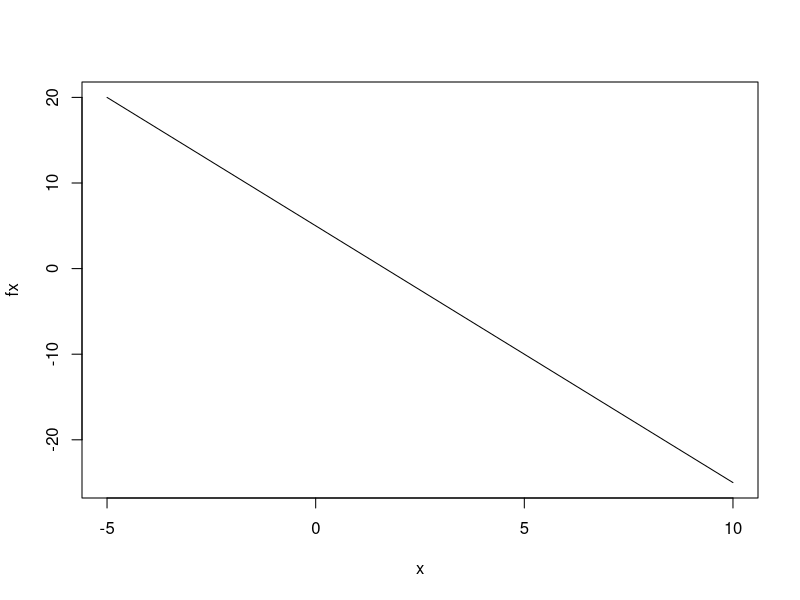
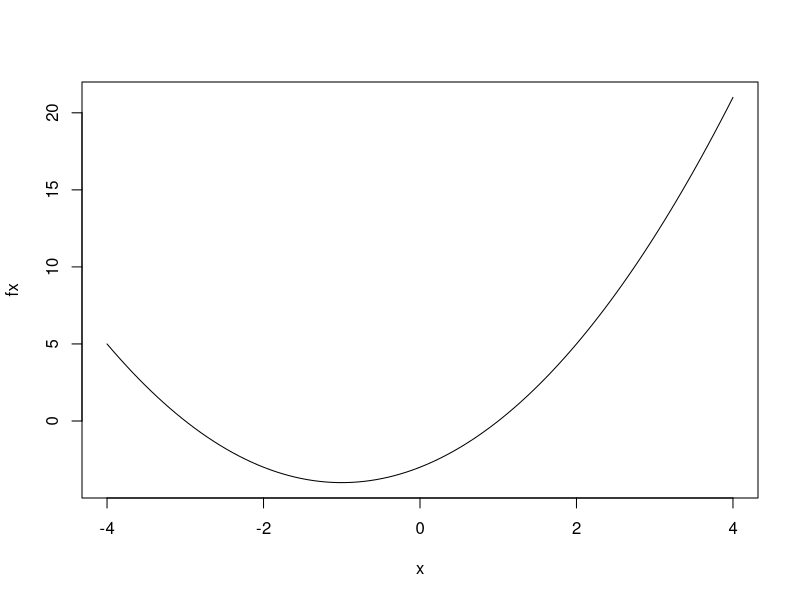

These figures' R source, in order:
## ---- chunk 1
#| eval: true

fx <- function(x) {
  5 - 3 * x    # modify the function
}

plot(fx, from = -5, to = 10)    # adjust from = ... and to = ...
## ---- chunk 2
#| eval: true

fx <- function(x) {
  x^2 + 2 * x - 3    # modify the function
}

plot(fx, from = -4, to = 4)    # adjust from = … and to = …
